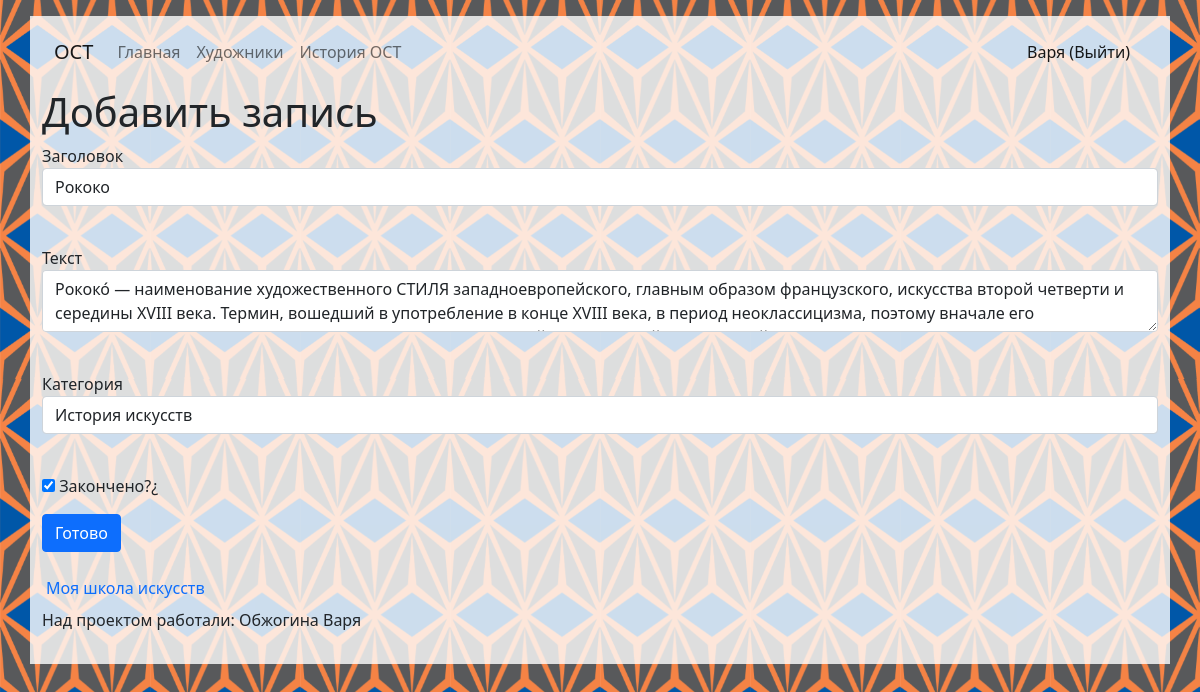
Before: /posts/3 (signed in) with the older database file.
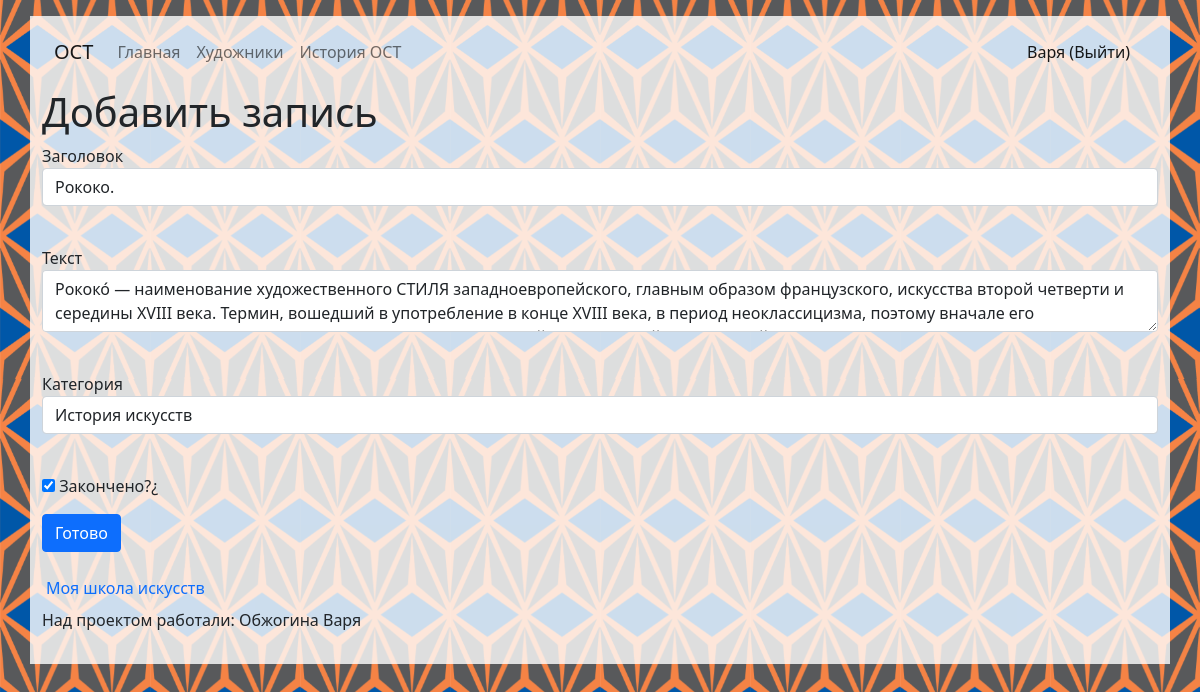
After: the same page with the newer database file.
### data/posts.py (models this page shows, shortened)
class Posts(SqlAlchemyBase, SerializerMixin):
    __tablename__ = 'posts'
    id = sqlalchemy.Column(sqlalchemy.Integer, primary_key=True, autoincrement=True)
    author = sqlalchemy.Column(sqlalchemy.Integer, sqlalchemy.ForeignKey("users.id"))
    category_id = sqlalchemy.Column(sqlalchemy.Integer, sqlalchemy.ForeignKey("category.id"))
    title = sqlalchemy.Column(sqlalchemy.String, nullable=True)
    text = sqlalchemy.Column(sqlalchemy.Text, nullable=True)
    date = sqlalchemy.Column(sqlalchemy.DateTime, default=datetime.datetime.now())
    is_finished = sqlalchemy.Column(sqlalchemy.Boolean, default=False)
    user = orm.relation('User')
    category = orm.relation('Category')

### blueprint/posts_blueprint.py (the view, shortened to what this page needs)
@blueprint.route('/posts/<int:id>', methods=['GET', 'POST'])
@login_required
def edit_posts(id):
    form = PostsForm()
    db_sess = db_session.create_session()
    form.category.choices = [(c.id, c.name) for c in db_sess.query(Category).all()]
    if request.method == "GET":
        posts = db_sess.query(Posts).filter(Posts.id == id, Posts.user == current_user).first()
        if posts:
            form.title.data = posts.title
            form.text.data = posts.text
            form.category.data = posts.category_id
            form.is_finished.data = posts.is_finished
        else:
            abort(404)
    return render_template('posts.html', title='Edit a post', form=form)

### forms/posts.py
class PostsForm(FlaskForm):
    title = StringField('Заголовок', validators=[DataRequired()])
    text = TextAreaField('Текст', validators=[DataRequired()])
    category = SelectField('Категория', validators=[DataRequired()], coerce=int)
    is_finished = BooleanField('Закончено?¿')
    submit = SubmitField('Готово')

### data/db_session.py (called while the page is built)
def create_session() -> Session:
    global __factory
    return __factory()

### main.py (called while the page is built)
@login_manager.user_loader
def load_user(user_id):
    db_sess = db_session.create_session()
    return db_sess.query(User).get(user_id)

### templates/posts.html (shortened to what this page needs)
{% extends "base.html" %}
{% block pagename %}<h1>Добавить запись</h1>{% endblock %}
{% block content %}
    <form action="" method="post">
        <p>
            {{ form.title.label }}<br>
            {{ form.title(class="form-control") }}<br>
        </p>
        <p>
            {{ form.text.label }}<br>
            {{ form.text(class="form-control") }}<br>
        </p>
        <p>
            {{ form.category.label }}<br>
            {{ form.category(class="form-control") }}<br>
        </p>
        <p>{{ form.is_finished() }} {{ form.is_finished.label }}</p>
        <p>{{ form.submit(type="submit", class="btn btn-primary") }}</p>
    </form>
{% endblock %}

Changed rows visible on the page:
changed Posts "История искусств": title "Рококо" → "Рококо."
